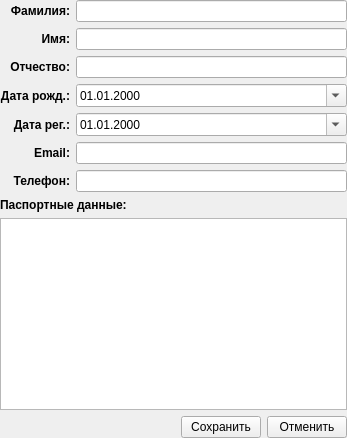
             <widget class="QWidget" name="clientWritePage">
              <layout class="QGridLayout" name="gridLayout_9">
               <property name="leftMargin">
                <number>0</number>
               </property>
               <property name="topMargin">
                <number>0</number>
               </property>
               <property name="rightMargin">
                <number>0</number>
               </property>
               <property name="bottomMargin">
                <number>0</number>
               </property>
               <item row="4" column="2">
                <widget class="QPushButton" name="clientSaveButton">
                 <property name="text">
                  <string>Сохранить</string>
                 </property>
                </widget>
               </item>
               <item row="4" column="3">
                <widget class="QPushButton" name="clientCancelButton">
                 <property name="text">
                  <string>Отменить</string>
                 </property>
                </widget>
               </item>
               <item row="4" column="0" colspan="2">
                <spacer name="horizontalSpacer_7">
                 <property name="orientation">
                  <enum>Qt::Horizontal</enum>
                 </property>
                 <property name="sizeHint" stdset="0">
                  <size>
                   <width>175</width>
                   <height>20</height>
                  </size>
                 </property>
                </spacer>
               </item>
               <item row="2" column="0">
                <widget class="QLabel" name="label_18">
                 <property name="font">
                  <font>
                   <weight>75</weight>
                   <bold>true</bold>
                  </font>
                 </property>
                 <property name="text">
                  <string>Паспортные данные:</string>
                 </property>
                </widget>
               </item>
               <item row="3" column="0" colspan="4">
                <widget class="QPlainTextEdit" name="clientPassportEdit"/>
               </item>
               <item row="0" column="0" rowspan="2" colspan="4">
                <layout class="QGridLayout" name="gridLayout_10">
                 <item row="1" column="1">
                  <widget class="QLineEdit" name="clientFirstnameEdit"/>
                 </item>
                 <item row="3" column="0">
                  <widget class="QLabel" name="label_15">
                   <property name="font">
                    <font>
                     <weight>75</weight>
                     <bold>true</bold>
                    </font>
                   </property>
                   <property name="text">
                    <string>Дата рожд.:</string>
                   </property>
                   <property name="alignment">
                    <set>Qt::AlignRight|Qt::AlignTrailing|Qt::AlignVCenter</set>
                   </property>
                  </widget>
                 </item>
                 <item row="1" column="0">
                  <widget class="QLabel" name="label_14">
                   <property name="font">
                    <font>
                     <weight>75</weight>
                     <bold>true</bold>
                    </font>
                   </property>
                   <property name="text">
                    <string>Имя:</string>
                   </property>
                   <property name="alignment">
                    <set>Qt::AlignRight|Qt::AlignTrailing|Qt::AlignVCenter</set>
                   </property>
                  </widget>
                 </item>
                 <item row="0" column="1">
                  <widget class="QLineEdit" name="clientLastnameEdit"/>
                 </item>
                 <item row="2" column="0">
                  <widget class="QLabel" name="label_13">
                   <property name="font">
                    <font>
                     <weight>75</weight>
                     <bold>true</bold>
                    </font>
                   </property>
                   <property name="text">
                    <string>Отчество:</string>
                   </property>
                   <property name="alignment">
                    <set>Qt::AlignRight|Qt::AlignTrailing|Qt::AlignVCenter</set>
                   </property>
                  </widget>
                 </item>
                 <item row="0" column="0">
                  <widget class="QLabel" name="label_16">
                   <property name="font">
                    <font>
                     <weight>75</weight>
                     <bold>true</bold>
                    </font>
                   </property>
                   <property name="text">
                    <string>Фамилия:</string>
                   </property>
                   <property name="alignment">
                    <set>Qt::AlignRight|Qt::AlignTrailing|Qt::AlignVCenter</set>
                   </property>
                  </widget>
                 </item>
                 <item row="6" column="0">
                  <widget class="QLabel" name="label_12">
                   <property name="font">
                    <font>
                     <weight>75</weight>
                     <bold>true</bold>
                    </font>
                   </property>
                   <property name="text">
                    <string>Телефон:</string>
                   </property>
                   <property name="alignment">
                    <set>Qt::AlignRight|Qt::AlignTrailing|Qt::AlignVCenter</set>
                   </property>
                  </widget>
                 </item>
                 <item row="2" column="1">
                  <widget class="QLineEdit" name="clientMiddlenameEdit"/>
                 </item>
                 <item row="6" column="1">
                  <widget class="QLineEdit" name="clientPhoneEdit"/>
                 </item>
                 <item row="4" column="0">
                  <widget class="QLabel" name="label_10">
                   <property name="font">
                    <font>
                     <weight>75</weight>
                     <bold>true</bold>
                    </font>
                   </property>
                   <property name="text">
                    <string>Дата рег.:</string>
                   </property>
                   <property name="alignment">
                    <set>Qt::AlignRight|Qt::AlignTrailing|Qt::AlignVCenter</set>
                   </property>
                  </widget>
                 </item>
                 <item row="3" column="1">
                  <widget class="QDateEdit" name="clientBirthdateEdit">
                   <property name="displayFormat">
                    <string>dd.MM.yyyy</string>
                   </property>
                   <property name="calendarPopup">
                    <bool>true</bool>
                   </property>
                  </widget>
                 </item>
                 <item row="4" column="1">
                  <widget class="QDateEdit" name="clientRegdateEdit">
                   <property name="displayFormat">
                    <string>dd.MM.yyyy</string>
                   </property>
                   <property name="calendarPopup">
                    <bool>true</bool>
                   </property>
                  </widget>
                 </item>
                 <item row="5" column="0">
                  <widget class="QLabel" name="label_70">
                   <property name="font">
                    <font>
                     <weight>75</weight>
                     <bold>true</bold>
                    </font>
                   </property>
                   <property name="text">
                    <string>Email:</string>
                   </property>
                   <property name="alignment">
                    <set>Qt::AlignRight|Qt::AlignTrailing|Qt::AlignVCenter</set>
                   </property>
                  </widget>
                 </item>
                 <item row="5" column="1">
                  <widget class="QLineEdit" name="clientEmailEdit"/>
                 </item>
                </layout>
               </item>
              </layout>
             </widget>
